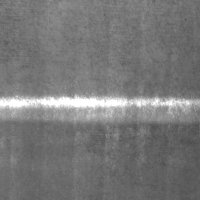
#> input picture data/NEU Metal Surface Defects Data/test/Arranhoes/Sc_100.bmp, 200 x 200 px, found by its file name; its folder holds only this picture in this run
$ python SL_gera_hist.py
#> lines starting #> are read from the running program, lines starting #| are printed output that depends on the picture
import os
import cv2
import numpy as np
import joblib

#O objetivo desse código é gerar e salvar um histograma para cada imagem do datsaet

def obter_vizinhos(matriz_de_intensidade, linha, coluna):
    #Esse método de partição da matriz foi escolhido para manter a analise dos pixels vizinhos
    #dentro dos limites da matriz de intensidade, evitando assim valores negativos ou fora do shape da matriz.
    vizinhos = matriz_de_intensidade[max(0, linha-1):min(matriz_de_intensidade.shape[0], linha+2),
                             max(0, coluna-1):min(matriz_de_intensidade.shape[1], coluna+2)]

    #Transforma a matriz particionada em lista e remove o pixel do centro
    lista_de_vizinhos = vizinhos.flatten().tolist()
    lista_de_vizinhos.remove(matriz_de_intensidade[linha, coluna])

    return lista_de_vizinhos

def aplica_regras(lista_de_vizinhos, intensidade_pixel_central, estado_pixel_central):
    #Conta o número de vizinhos vivos com a mesma intensidade que o pixel central
    vizinhos_iguais = lista_de_vizinhos.count(intensidade_pixel_central)

    #Regra 1: A célula viva com dois ou três vizinhos vivos sobrevive
    if estado_pixel_central == 1 and (vizinhos_iguais == 2 or vizinhos_iguais == 3):
        return 1

    #Regra 2: A célula viva com menos de dois vizinhos vivos morre (subpopulação)
    elif estado_pixel_central == 1 and vizinhos_iguais < 2:
        return 0

    #Regra 3: A célula viva com mais de três vizinhos vivos morre (superpopulação)
    elif estado_pixel_central == 1 and vizinhos_iguais > 3:
        return 0

    #Regra 4: A célula morta com exatamente três vizinhos vivos se torna viva (resurreição)
    elif estado_pixel_central == 0 and vizinhos_iguais == 3:
        return 1

    #Pra todos os outros casos, a célula permanece no mesmo estado
    else:
        return estado_pixel_central

def percorre_imagem_aplicando_regras(matriz_de_estados, matriz_de_intensidade):
    linhas, colunas = matriz_de_intensidade.shape
    for linha in range(linhas):
        for coluna in range(colunas):
            #Obtem os vizinhos do pixel atual
            lista_de_vizinhos = obter_vizinhos(matriz_de_intensidade, linha, coluna)
            #Aplica as regras do jogo da vida no pixel atual
            matriz_de_estados[linha, coluna] = aplica_regras(lista_de_vizinhos, matriz_de_intensidade[linha, coluna], matriz_de_estados[linha, coluna])

    return matriz_de_estados

def gera_histogramas(imagem_cinza):
    #Transforma a imagem em uma matriz de intensidade
    matriz_de_intensidade = np.array(imagem_cinza)

    #Cria as matrizes de estados iniciais
    matriz_de_estados_phi = np.ones(matriz_de_intensidade.shape, dtype=int) #todos vivos
    matriz_de_estados_psi = np.zeros(matriz_de_intensidade.shape, dtype=int) #todos mortos

    #Aplica as regras do jogo da vida e atualiza as matrizes de estado inicial
    matriz_de_estados_phi = percorre_imagem_aplicando_regras(matriz_de_estados_phi, matriz_de_intensidade)
    matriz_de_estados_psi = percorre_imagem_aplicando_regras(matriz_de_estados_psi, matriz_de_intensidade)

    #As matrizes são convertidas em listas
    #Phi -> estado inicial = vivo
    phi_vivos = matriz_de_intensidade.flatten()[matriz_de_estados_phi.flatten() == 1] #se manteram vivos
    phi_mortos = matriz_de_intensidade.flatten()[matriz_de_estados_phi.flatten() == 0] #morreram

    #Psi -> estado inicial = morto
    psi_vivos = matriz_de_intensidade.flatten()[matriz_de_estados_psi.flatten() == 1] #ressuscitaram
    psi_mortos = matriz_de_intensidade.flatten()[matriz_de_estados_psi.flatten() == 0] #se manteram mortos

    #Cria os histogramas
    hist_phi_vivos, _ = np.histogram(phi_vivos, bins=256, range=(0, 256))
    hist_phi_mortos, _ = np.histogram(phi_mortos, bins=256, range=(0, 256))
    hist_psi_vivos, _ = np.histogram(psi_vivos, bins=256, range=(0, 256))
    hist_psi_mortos, _ = np.histogram(psi_mortos, bins=256, range=(0, 256))

    return hist_phi_vivos, hist_phi_mortos, hist_psi_vivos, hist_psi_mortos

def gerador_histogramas(data_dir):
    #Funcao principal: faz a chamada das funções acima e salva os histogramas

    # Define os caminhos dos diretórios
    dataset_dir = os.path.join(data_dir, "NEU Metal Surface Defects Data")
    classes_dir = os.path.join(dataset_dir, "test")
    histograms_dir = os.path.join(data_dir, "histograms")

    # Cria as pastas para salvar os histogramas mantendo o padrão das classes do dataset
    os.makedirs(histograms_dir, exist_ok=True)

    classes = [conteudo_item for conteudo_item in os.listdir(classes_dir) if os.path.isdir(os.path.join(classes_dir, conteudo_item))]
    for classe in classes:
        dir_pastas = os.path.join(histograms_dir, classe)
        os.makedirs(dir_pastas, exist_ok=True)

    i = 0
    for lote in os.listdir(dataset_dir):
        dir_lote = os.path.join(dataset_dir, lote)

        for classe in os.listdir(dir_lote):
            dir_classe = os.path.join(dir_lote, classe)

            for imagem in os.listdir(dir_classe):
                imagem_path = os.path.join(dir_lote, classe, imagem)
                imagem_cinza = cv2.imread(imagem_path, cv2.IMREAD_GRAYSCALE)
#> imagem_cinza is the input picture: shape (200, 200); min 76, max 255, mean 120
                hist_phi_vivos, hist_phi_mortos, hist_psi_vivos, hist_psi_mortos = gera_histogramas(imagem_cinza)
#> the loop in percorre_imagem_aplicando_regras, `for linha in range(linhas):` made 200 passes
#> after the loop in percorre_imagem_aplicando_regras, `for linha in range(linhas):`:
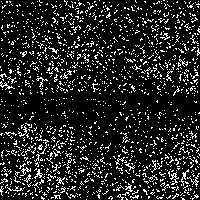
#> matriz_de_estados: shape (200, 200) int64; values 0 (black) and 1 (white), 14.2% white in thin lines or dots
#> after the loop in percorre_imagem_aplicando_regras (call 2), `for linha in range(linhas):`:
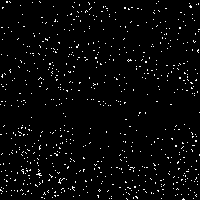
#> matriz_de_estados: shape (200, 200) int64; values 0 (black) and 1 (white), 2.9% white in thin lines or dots

                index = imagem.split(".")[0]

                #Concatena todos os histogramas gerados em apenas um
                all_combined = np.concatenate([np.concatenate([hist_phi_vivos, hist_phi_mortos]),
                                            np.concatenate([hist_psi_vivos, hist_psi_mortos])])

                #Salva o histograma final
                file_path = os.path.join(histograms_dir, classe, f"{index}_combined.pkl")
                joblib.dump(all_combined, file_path)

                i += 1
                #1800 é o tamanho do dataset
                print(f"Progresso = {i / 1800 * 100:.1f} por cento")

data_dir = f"C:/Users/Sebastiao/Desktop/Projetos/projeto-ia-surface-defect/data"
gerador_histogramas(data_dir)

$ run again, on data/NEU Metal Surface Defects Data/test/Arranhoes/Sc_102.bmp
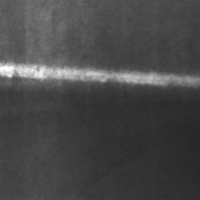
#> input picture data/NEU Metal Surface Defects Data/test/Arranhoes/Sc_102.bmp, 200 x 200 px, found by its file name
#> in gerador_histogramas, imagem_cinza is the input picture: shape (200, 200); min 37, max 255, mean 72.4
#> the loop in percorre_imagem_aplicando_regras, `for linha in range(linhas):` made 200 passes
#> after the loop in percorre_imagem_aplicando_regras, `for linha in range(linhas):`:
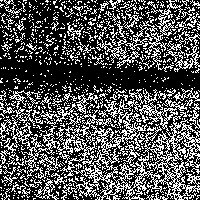
#> matriz_de_estados: shape (200, 200) int64; values 0 (black) and 1 (white), 33.1% white in thin lines or dots
#> after the loop in percorre_imagem_aplicando_regras (call 2), `for linha in range(linhas):`:
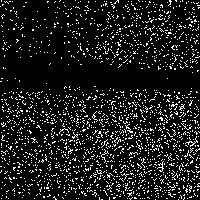
#> matriz_de_estados: shape (200, 200) int64; values 0 (black) and 1 (white), 11.3% white in thin lines or dots
